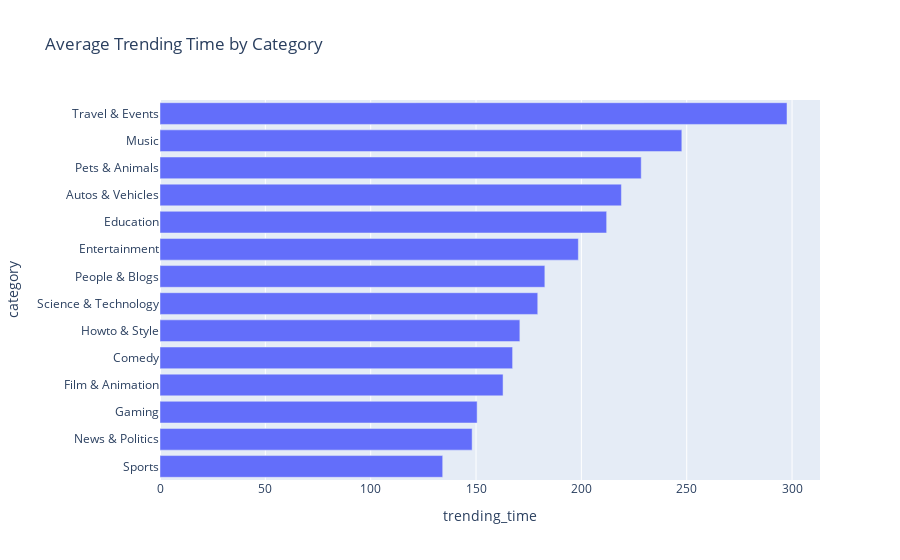

This figure's notebook cell:
### Code cell
# trending_category.plot(kind='barh', color='skyblue', figsize=(10, 6))
# plt.title('Average Trending Time by Category')
# plt.xlabel('Average Trending Time (hours)')
# plt.ylabel('Category')
# plt.grid(True, axis='x')
# plt.xticks(rotation=0)
# plt.show()
trending_category = trending_category.sort_values('trending_time')
px.bar(trending_category, x=trending_category['trending_time'], y=trending_category.index, labels={'x': 'Category', 'y': 'Average Trending Time (hours)'}, title='Average Trending Time by Category')

### Figure 1 — Plotly figure (JSON) as saved in the notebook; plotly's stock layout.template omitted (floating-point values rounded to 4 significant figures)
{"data": [{"alignmentgroup": "True", "hovertemplate": "trending_time=%{x}<br>category=%{y}<extra></extra>", "legendgroup": "", "marker": {"color": "#636efa", "pattern": {"shape": ""}}, "name": "", "offsetgroup": "", "orientation": "h", "showlegend": false, "textposition": "auto", "type": "bar", "x": [134.2, 148.1, 150.5, 162.8, 167.4, 170.8, 179.3, 182.7, 198.6, 212, 219, 228.4, 247.7, 297.6], "xaxis": "x", "y": ["Sports", "News & Politics", "Gaming", "Film & Animation", "Comedy", "Howto & Style", "Science & Technology", "People & Blogs", "Entertainment", "Education", "Autos & Vehicles", "Pets & Animals", "Music", "Travel & Events"], "yaxis": "y"}], "layout": {"barmode": "relative", "legend": {"tracegroupgap": 0}, "title": {"text": "Average Trending Time by Category"}, "xaxis": {"anchor": "y", "domain": [0, 1], "title": {"text": "trending_time"}}, "yaxis": {"anchor": "x", "domain": [0, 1], "title": {"text": "category"}}}}
